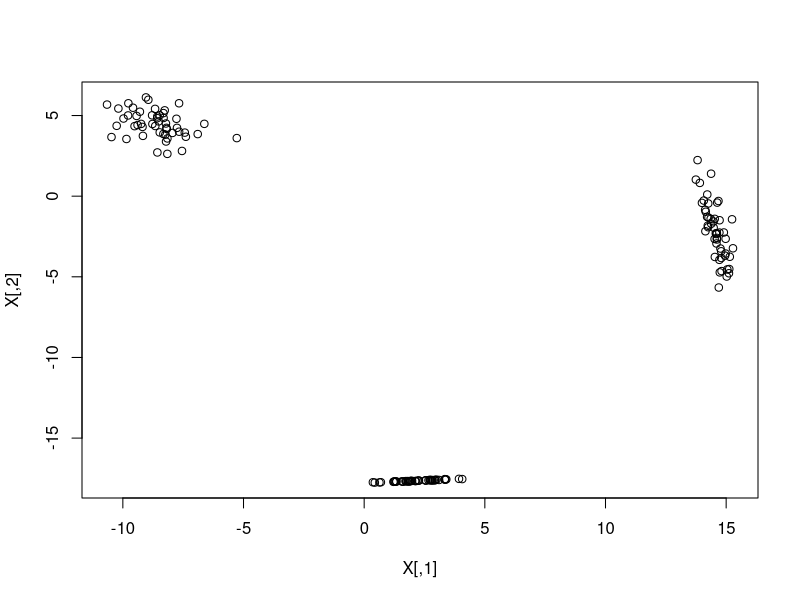
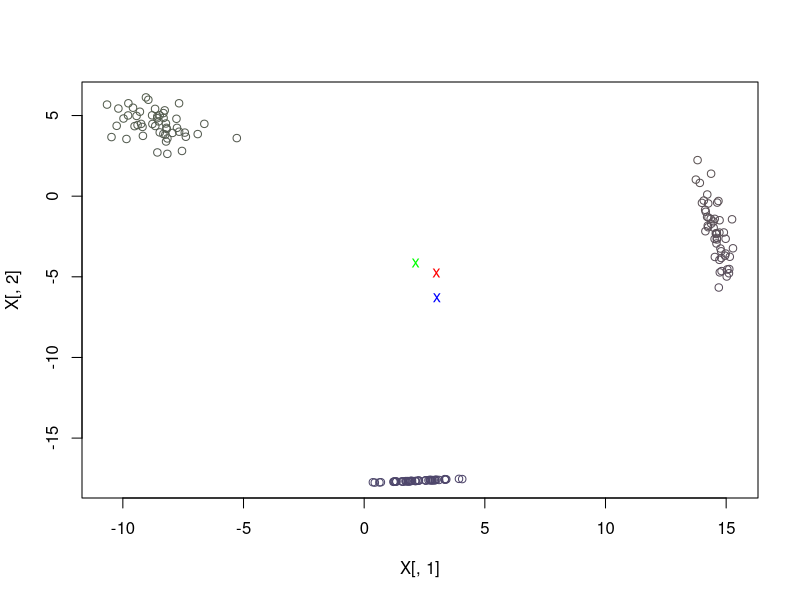
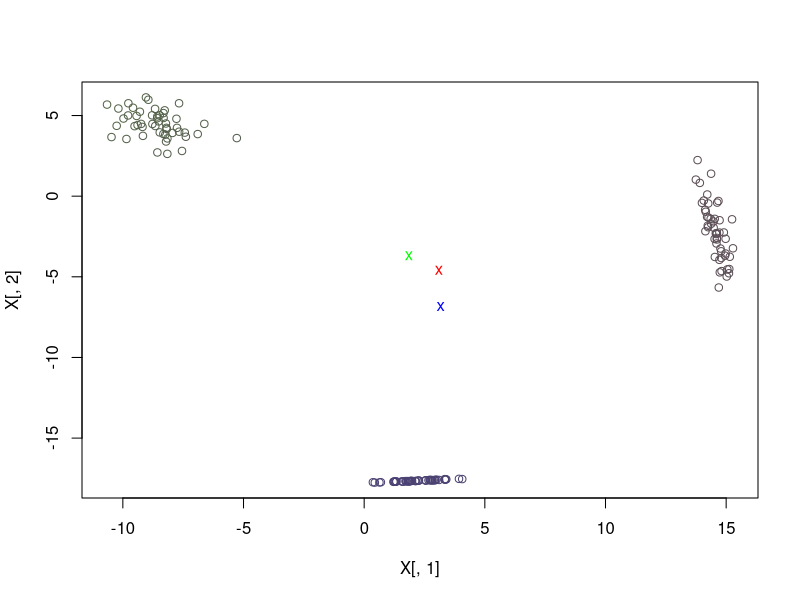
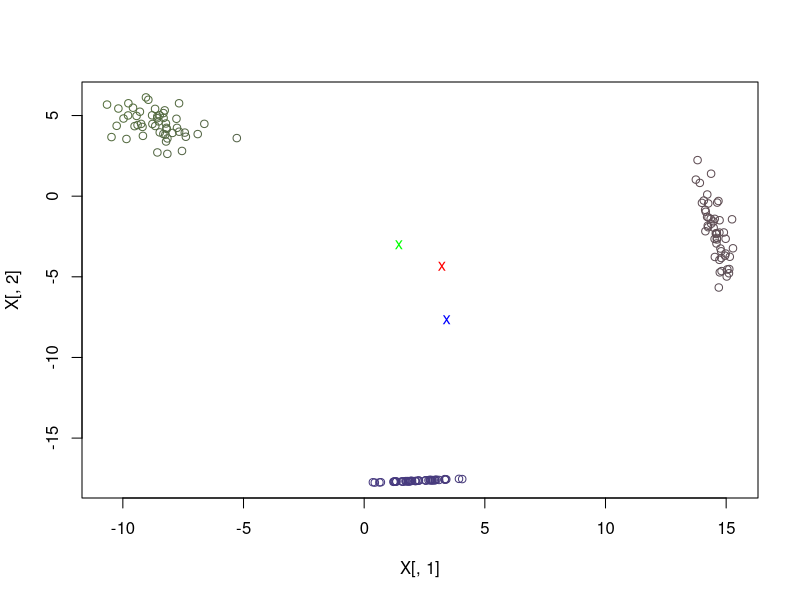
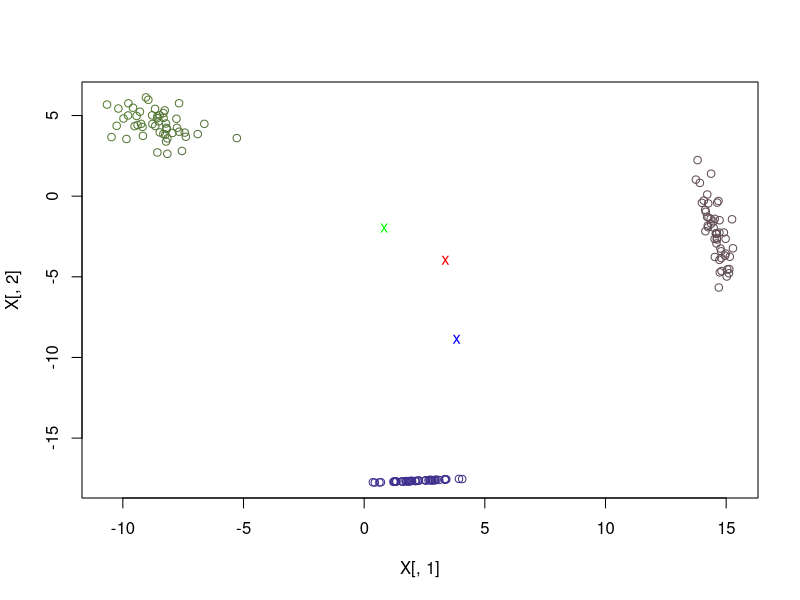
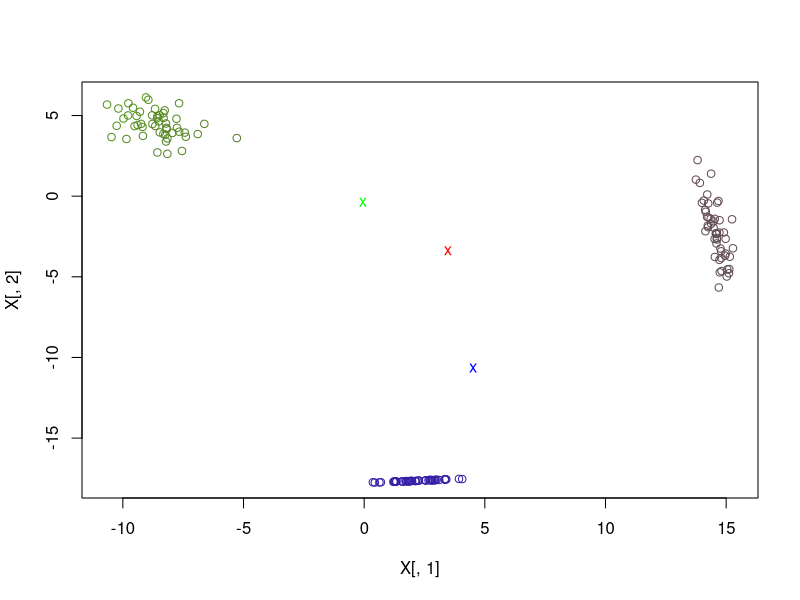
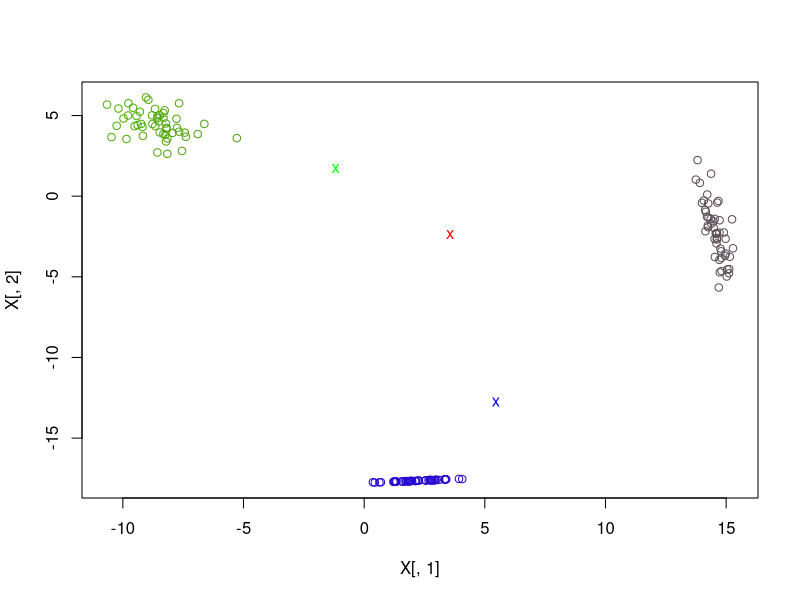
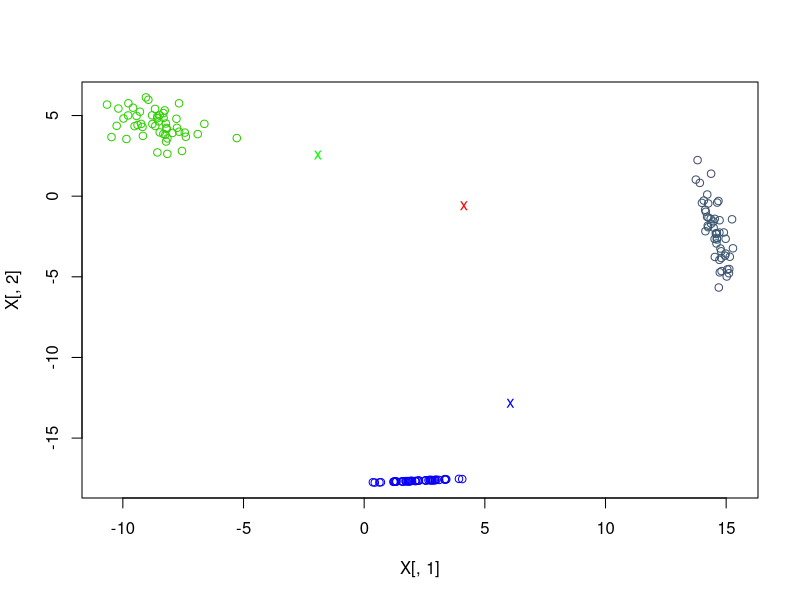

Source code (R) for these figures, in order:
# demonstrate the EM algorithm for estimating a Gaussian Mixture Model (GMM)

n = 50			# samples for each class
K = 3			# number of clusters
D = 2;			# dimension of points
iterations = 100;	# iterations of em algorithm

library(mvtnorm);	# need to install this package to make this example work 
N = K*n;		# total number of pts. 
cent = array(10*rnorm(K*D),c(K,D));  # cent[k,] is center of kth cluster (chosen randomly)
T = array(rnorm(K*D*D),c(K,D,D));    # T[k,,] is transformation used in generating kth cluster
X = matrix(0,nrow=D,ncol=0);	     # data matrix, as usual
for (k in 1:K) {
    m = cent[k,];
    t = T[k,,];
    for (i in 1:n) X = cbind(X,t %*% rnorm(D)+m);  # each point adds a new column
}
X = t(X);  # take transpose so the rows are the observations (as usual)
plot(X);		       # show the results
Sigma = array(0,c(K,D,D));     # Sigma[k,,] will be kth covariance
for (k in 1:K) Sigma[k,,] = 10*diag(D);  # initialze to be large = high-variance = unopinionated
mu = array(rnorm(K*D),c(K,D));	# mu[,] is kth mean initialzed randomly
pi = rep(1/K,K);		# initialization of the class probabilities (uniform)
r = matrix(0,N,K);		# r[i,k] is the prob of kth class given ith sample
    				#  (the responsibilities)
M = rep(0,K);			# M[k] is the number of samples attributed to class k
cluster = rep(0,N);		# cluster[i] is the cluster (in 1 .. K) estimated for ith point
	  			# not using cluster in the gmm code
for (j in  1:iterations) {
    for (i in 1:N) {
    	for (k in 1:K) r[i,k] = pi[k]*dmvnorm(X[i,],mu[k,],Sigma[k,,])  # dmvnorm is normal density
	r[i,] = r[i,] / sum(r[i,]);	# r[i,k] = P(C = k | X[i,])
	cluster[i] = which.max(r[i,]);  # assign each point to most likely cluster
    }
    for (k in 1:K) {
    	M[k] = sum(r[,k]);	# estimated count of examples from kth cluster
	pi[k] = M[k]/N;		# estimated proportion belonging to kth class
	mu[k,] = 0;		
	Sigma[k,,]=0;
	for (i in 1:N)  mu[k,] = mu[k,] + (r[i,k]/M[k])*X[i,];  # reestimate mu[k,] and Sigma[k,,]
        for (i in 1:N) Sigma[k,,] = Sigma[k,,] + (r[i,k]/M[k])*(X[i,] - mu[k,]) %*% t(X[i,]-mu[k,]);  
    }
#    plot(X[,1],X[,2],col=cluster);  # do this for more than 3 clusters
#     points(proto,pch='x',col=1:K,cex=3);   	 # plot cluster centers as well
    plot(X[,1],X[,2],col = rgb(r[,1],r[,2],r[,3]));   # when we have 3 clusters do this
    points(mu,pch='x',col=c(rgb(1,0,0),rgb(0,1,0),rgb(0,0,1)))
      # r[1,] r[,2], r[,3] are the probs of classes 1,2,3.  Make colors that reflect the likelihood of the
      # classes.  
      # if probs are (1,0,0) use red
      # if probs are (0,1,0) use green
      # if probs are (0,0,1) use blue
      # ow mix these colors using the 3 probabilities 

    readline();   # wait for use input
}




